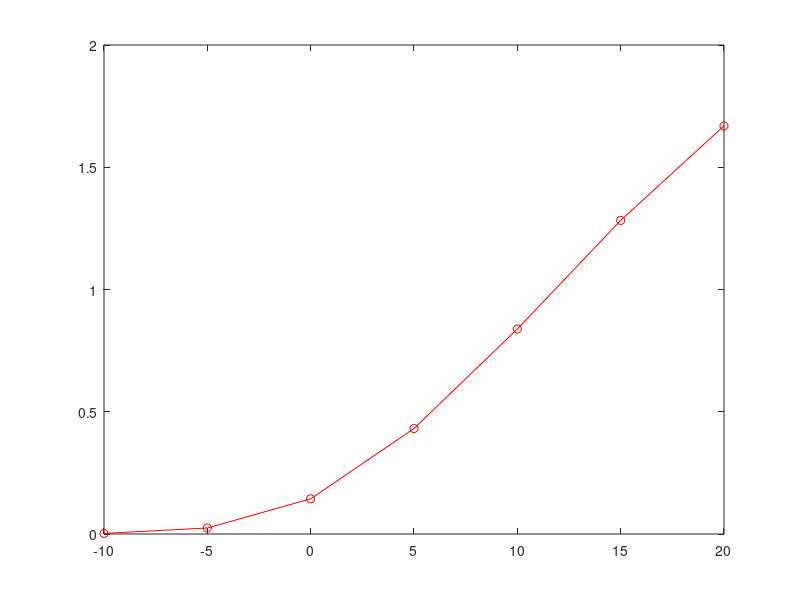

Recreate this plot in MATLAB.
load('test1.mat')
ge=0;
for snrdb=-10:5:20
    snr=10^(snrdb/10);
    [u,s,v]=svd(H);
    V=v;
    G=[G1;G2];
    a=K*((1+1/snr)/(2+1/snr)+1/snr);
    F=G'*((G*G'+a*eye(4,4))^-1)*u';
    V1=V(:,1:Mu);
    V2=V(:,Mu+1:2*Mu);
    A1=G1*F*H;
    A2=G2*F*H;
    Rz1=A1*(V2*V2'*A1')+(1/snr)*(G1*(F*F')*G1'+eye(2,2));
    Rz2=A2*(V1*V1'*A2')+(1/snr)*(G2*(F*F')*G2'+eye(2,2));
    R1=(1/2)*log2(abs(det(eye(2,2)+V1'*A1'*(Rz1^-1)*A1*V1)));
    R2=(1/2)*log2(abs(det(eye(2,2)+V2'*A2'*(Rz2^-1)*A2*V2)));
    ge=ge+1;
    R(ge)=w1*R1+w2*R2;
end
i=-10:5:20;
save('svd_rzf.mat')
plot(i,R,'-ro')
